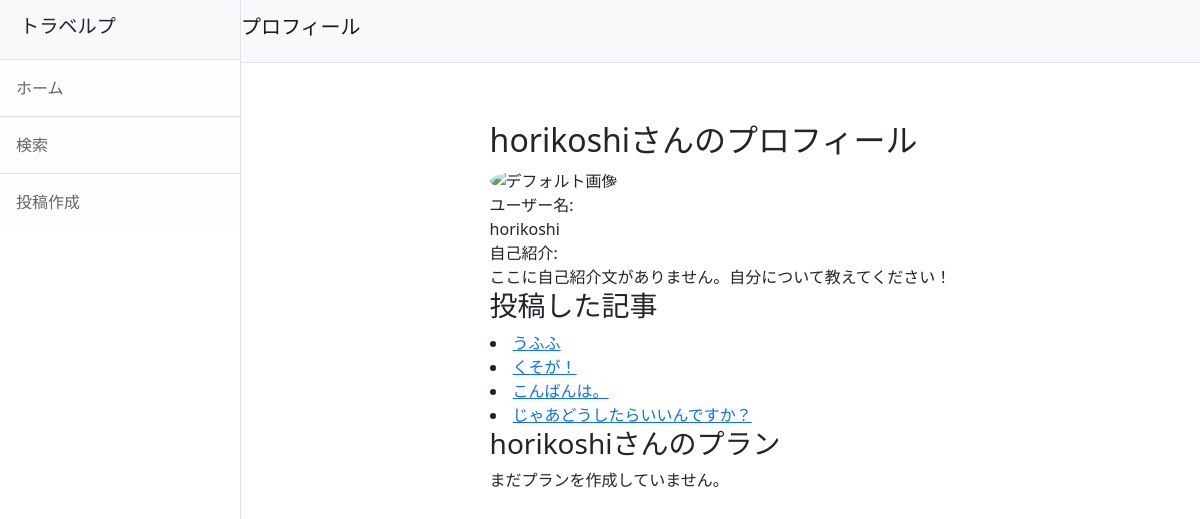
Screenshot of /profile/6/ with the database file from the repository.
### accounts/models.py (models this page shows, shortened)
class CustomUser(AbstractUser):
    pass
    nickname = models.CharField(max_length=150, blank=True, null=True)
    profile_image = models.ImageField(upload_to='profile_images/', null=True, blank=True)
    profile_description = models.TextField(null=True, blank=True)

### travelp/models.py (models this page shows, shortened)
class Post(models.Model):
    user = models.ForeignKey(CustomUser, on_delete=models.SET_NULL, null=True, blank=True)
    title = models.CharField(max_length=200)
    comment = models.TextField()
    created_at = models.DateTimeField(auto_now_add=True)
    caption = models.TextField(verbose_name='場所', blank=True)
    fundraising = models.BooleanField(default=False)
    latitude = models.DecimalField(max_digits=15, decimal_places=11, null=True, blank=True)  # 緯度
    longitude = models.DecimalField(max_digits=15, decimal_places=11, null=True, blank=True)  # 経度

### travelp/views.py (the view)
# urls.py: path('profile/<int:pk>/', views.ProfileView.as_view(), name='user_profile'),
class ProfileView(TemplateView):
    template_name = 'profile.html'
    def get_context_data(self, **kwargs):
        context = super().get_context_data(**kwargs)
        post_id = self.kwargs['pk']  # URLから投稿IDを取得（URLで渡す）
        post = get_object_or_404(Post, pk=post_id)
        user = post.user  # 投稿のユーザー情報を取得
        context['user'] = user
        context['user_posts'] = Post.objects.filter(user=user)  # ユーザーが投稿した投稿
        context['liked_posts'] = Post.objects.filter(likes__user=user)  # ユーザーがイイネした投稿
        context['commented_posts'] = Post.objects.filter(comments__user=user)  # ユーザーがコメントした投稿
        return context

### travelp/templates/profile.html (shortened to what this page needs)
{% extends 'base.html' %}
{% load static %}
{% block header %}プロフィール{% endblock %}
{% block content %}
<section class="container my-5">
    <div class="profile-container">
        <div class="profile-header">
            <h2>
                {% if user.nickname %}
                    {{ user.nickname }}さんのプロフィール
                {% else %}
                    {{ user.username }}さんのプロフィール
                {% endif %}
            </h2>
        </div>
        <div class="profile-info">
            <div class="icon">
                {% if user.profile_image %}
                    <img src="{{ user.profile_image.url }}" alt="プロフィール画像">
                {% else %}
                    <img src="business60.jpg" alt="デフォルト画像">
                {% endif %}
            </div>
            <div class="details">
                <div>
                    <div class="label">ユーザー名:</div>
                    <div class="content">
                        {% if user.nickname %}
                            {{ user.nickname }}
                        {% else %}
                            {{ user.username }}
                        {% endif %}
                    </div>
                </div>
                <div>
                    <div class="label">自己紹介:</div>
                    <div class="content">{{ user.profile_description|default:"ここに自己紹介文がありません。自分について教えてください！" }}</div>
                </div>
            </div>
        </div>
  <div class="user-posts">
    <h3>投稿した記事</h3>
    {% for post in user_posts %}
      <div class="post">
        <li><a href="{% url 'travelp:post_detail' pk=post.pk %}">{{ post.title }}</a></li>
      </div>
    {% empty %}
      <p>投稿はまだありません。</p>
    {% endfor %}
    {% if user.nickname %}
    <h3>{{ user.nickname }}さんのプラン</h3>
    {% else %}
    <h3>{{ user.username }}さんのプラン</h3>
    {% endif %}
    {% if plans %}
      <div class="row g-4">
        {% for plan in plans %}
          <div class="col-12 col-sm-6 col-md-4">
            <div class="card shadow-sm">
                {% if plan.thumbnail %}
                    <img src="{{ plan.thumbnail.images.first.image.url }}" class="card-img-top" width="100%" height="225" alt="プランのサムネイル">
                {% else %}
                    <img src="{% static 'default-thumbnail.jpg' %}" class="card-img-top" width="100%" height="225" alt="デフォルト画像">
                {% endif %}
                <div class="card-body">
                    <h5 class="card-title">{{ plan.name|default:"無題のプラン" }}</h5>
                    <p class="card-text">投稿数: {{ plan.posts.count }}</p>
                    <a href="{% url 'travelp:plan_detail' plan_id=plan.id %}" class="btn btn-sm btn-outline-secondary">詳細を見る</a>
                </div>
            </div>
          </div>
        {% endfor %}
      </div>
    {% else %}
      <p>まだプランを作成していません。</p>
    {% endif %}
  </div>
</div>
</section>
{% endblock %}

### rows the page displays
CustomUser: username "horikoshi", profile_description "ここに自己紹介文がありません。自分について教えてください！"
Post: title "うふふ"
Post: title "くそが！"
Post: title "こんばんは。"
Post: title "じゃあどうしたらいいんですか？"
